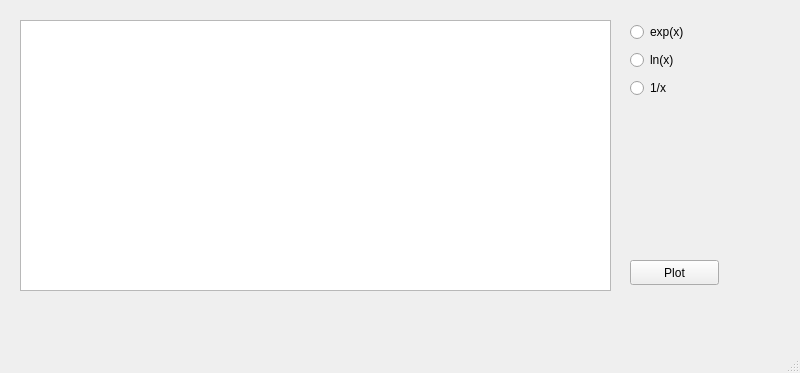
<?xml version="1.0" encoding="UTF-8"?>
<ui version="4.0">
 <class>MainWindow</class>
 <widget class="QMainWindow" name="MainWindow">
  <property name="geometry">
   <rect>
    <x>0</x>
    <y>0</y>
    <width>800</width>
    <height>373</height>
   </rect>
  </property>
  <property name="windowTitle">
   <string>MainWindow</string>
  </property>
  <widget class="QWidget" name="centralwidget">
   <widget class="PlotWidget" name="graphicsView">
    <property name="geometry">
     <rect>
      <x>20</x>
      <y>20</y>
      <width>591</width>
      <height>271</height>
     </rect>
    </property>
   </widget>
   <widget class="QWidget" name="verticalLayoutWidget">
    <property name="geometry">
     <rect>
      <x>630</x>
      <y>20</y>
      <width>160</width>
      <height>83</height>
     </rect>
    </property>
    <layout class="QVBoxLayout" name="verticalLayout">
     <item>
      <widget class="QRadioButton" name="radioButton">
       <property name="text">
        <string>exp(x)</string>
       </property>
      </widget>
     </item>
     <item>
      <widget class="QRadioButton" name="radioButton_3">
       <property name="text">
        <string>ln(x)</string>
       </property>
      </widget>
     </item>
     <item>
      <widget class="QRadioButton" name="radioButton_2">
       <property name="text">
        <string>1/x</string>
       </property>
      </widget>
     </item>
    </layout>
   </widget>
   <widget class="QPushButton" name="pushButton">
    <property name="geometry">
     <rect>
      <x>630</x>
      <y>260</y>
      <width>89</width>
      <height>25</height>
     </rect>
    </property>
    <property name="text">
     <string>Plot</string>
    </property>
   </widget>
  </widget>
  <widget class="QMenuBar" name="menubar">
   <property name="geometry">
    <rect>
     <x>0</x>
     <y>0</y>
     <width>800</width>
     <height>22</height>
    </rect>
   </property>
  </widget>
  <widget class="QStatusBar" name="statusbar"/>
 </widget>
 <customwidgets>
  <customwidget>
   <class>PlotWidget</class>
   <extends>QGraphicsView</extends>
   <header>plotgraph</header>
  </customwidget>
 </customwidgets>
 <resources/>
 <connections/>
</ui>
